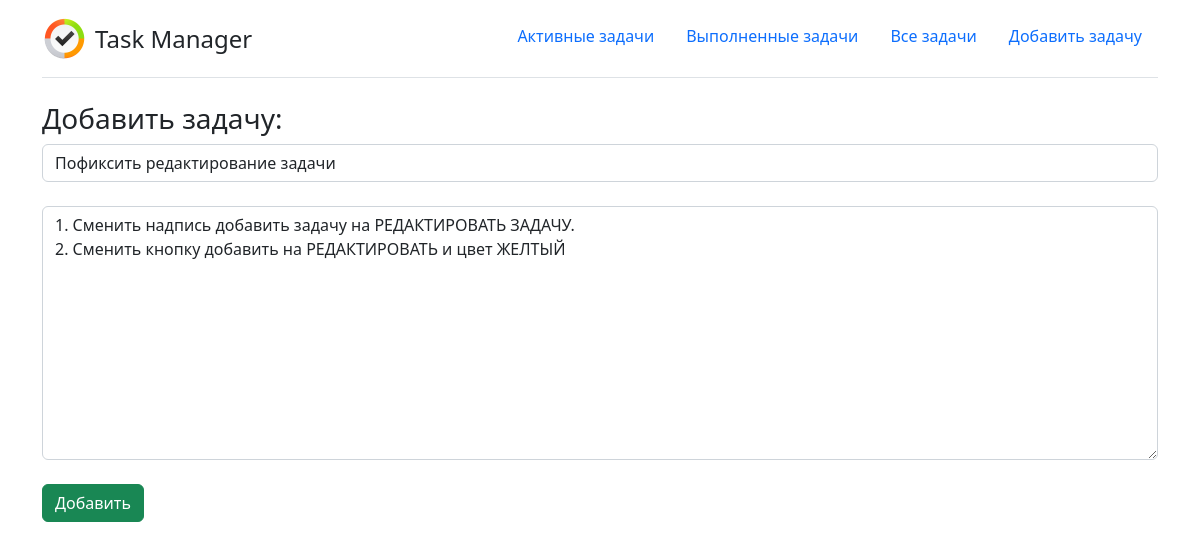
The page /update/13 on the database its author committed.
### Main/models.py (models this page shows, shortened)
class Task(models.Model):
    title = models.CharField(max_length=255)
    task = models.TextField()
    time_create = models.DateTimeField(auto_now_add=True)
    time_update = models.DateTimeField(auto_now=True)
    done = models.BooleanField(default=False)
    class Meta:
        verbose_name = 'Задача'
        verbose_name_plural = 'Задачи'

### Main/views.py (the view)
# urls.py: path('update/<int:pk>', UpdateTask.as_view(), name='updateTask'),
class UpdateTask(UpdateView):
    model = Task
    template_name = 'Main/add.html'
    form_class = TaskForm
    success_url = '/'
    extra_context = {'page': 'updateTask'}

### Main/forms.py
class TaskForm(ModelForm):
    class Meta:
        model = Task
        fields = ['title', 'task']
        widgets = {
            'title': TextInput(attrs={
                'class': 'form-control',
                'placeholder': 'Введите название задачи:'
            }),
            'task': Textarea(attrs={
                'class': 'form-control',
                'placeholder': 'Введите описание задачи:'
            })
        }

### Main/templates/Main/add.html (shortened to what this page needs)
{% extends 'Main/base.html' %}
{% block body %}
    {% if page %}
    <h3>Добавить задачу:</h3>
    {% else %}
    <h3>Редактировать задачу:</h3>
    {% endif %}
    <form method="post">
        {{ form.title }}<br>
        {{ form.task }}<br>
        {% if page %}
        <button type="submit" class="btn btn-success">Добавить</button>
        {% else %}
        <button type="submit" class="btn btn-warning">Редактировать</button>
        {% endif %}
    </form>
{% endblock %}

### rows shown on the page
Task: title "Пофиксить редактирование задачи", task "1. Сменить надпись добавить задачу на РЕДАКТИРОВАТЬ ЗАДАЧУ. 2. Сменить кнопку добавить на РЕДАКТИРОВАТЬ и цвет ЖЕЛТЫЙ"
